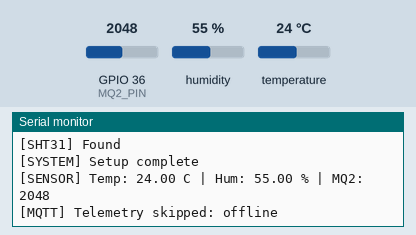
This program was run on a simulated ESP32. Parts: the last lines printed to the serial monitor. The test bench sets the inputs (shaded band); at power-on: humidity 55 %, GPIO 36 (MQ2_PIN) = 2048, temperature 24 °C (analog values on the 0–4095 scale). WiFi joins after 1.5 s; servers stay silent unless stated; random numbers use the default seed unless the program sets one; no MQTT or app messages arrive unless stated.

Above: at 2.8 s.
2.9 s: humidity set to 22 %
At 6.4 s:
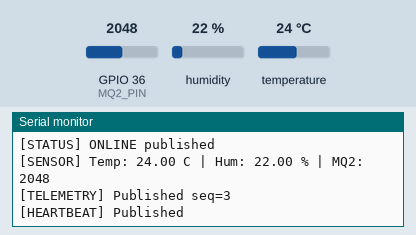
6.5 s: GPIO 36 (MQ2_PIN) set to 2866
8.0 s: temperature set to 12 °C
At 9.2 s:
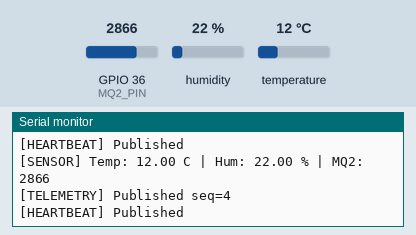
9.5 s: GPIO 36 (MQ2_PIN) set to 3603
At 10.7 s:
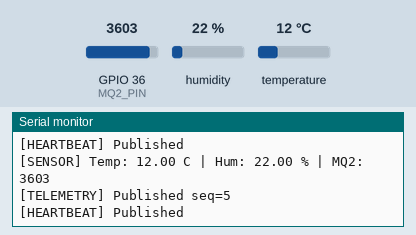
11.0 s: humidity set to 40 %
At 13.2 s:
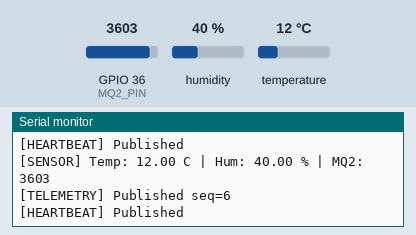
Timing chart, 0 to 13.5 s (numbered marks = the images above; inputs shaded):
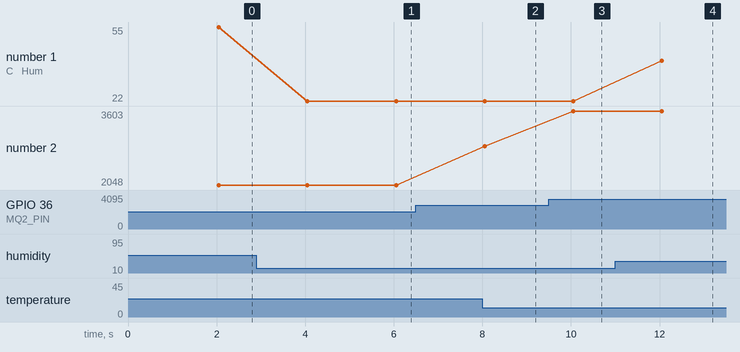

The program:

main.cpp
```cpp
#include <Arduino.h>
#include <Wire.h>
#include <WiFi.h>
#include <MQTT.h>
#include <Adafruit_Sensor.h>
#include <Adafruit_SHT31.h>
#include <node_config.h>

#define SHT31_ADDRESS 0x44
#define SDA_PIN 21
#define SCL_PIN 22
#define MQ2_PIN 36

const unsigned long SENSOR_INTERVAL = 2000;
const unsigned long HEARTBEAT_INTERVAL = 2000;
const unsigned long WIFI_RETRY_INTERVAL = 10000;
const unsigned long MQTT_RETRY_INTERVAL = 5000;
const unsigned long SENSOR_RETRY_INTERVAL = 10000;

Adafruit_SHT31 sht31 = Adafruit_SHT31();

WiFiClient network;
MQTTClient mqtt(512);

unsigned long lastSensorTime = 0;
unsigned long lastHeartbeatTime = 0;
unsigned long lastWiFiTry = 0;
unsigned long lastMQTTTry = 0;
unsigned long lastSensorTry = 0;

uint32_t telemetrySequence = 0;

char bootId[16] = {0};

bool sht31Ready = false;

// ADC average function
const uint8_t MQ2_ADC_SAMPLES = 5;

int readMQ2Average();

int readMQ2Average() {
    uint32_t sum = 0;

    for (uint8_t i = 0; i < MQ2_ADC_SAMPLES; i++) {
        sum += analogRead(MQ2_PIN);
        delay(2);
    }

    return static_cast<int>(sum / MQ2_ADC_SAMPLES);
}
// WIFI CONNECTION
void maintainWiFi() {
  if (WiFi.status() == WL_CONNECTED) {
    return;
  }

  unsigned long now = millis();

  if (now - lastWiFiTry >= WIFI_RETRY_INTERVAL) {
    lastWiFiTry = now;

    Serial.println("[WIFI] Reconnecting...");

    WiFi.disconnect();
    WiFi.begin(WIFI_SSID, WIFI_PASSWORD);
  }
}
// MQTT CONNECTION
void maintainMQTT() {
  if (WiFi.status() != WL_CONNECTED) {
    return;
  }

  if (mqtt.connected()) {
    return;
  }

  unsigned long now = millis();

  if (now - lastMQTTTry < MQTT_RETRY_INTERVAL) {
    return;
  }

  lastMQTTTry = now;

  Serial.println("[MQTT] Connecting...");

  bool connected = false;

  if (strlen(MQTT_USER) > 0) {
    connected = mqtt.connect(
      MQTT_CLIENT_ID,
      MQTT_USER,
      MQTT_PASSWORD
    );
  } else {
    connected = mqtt.connect(MQTT_CLIENT_ID);
  }

  if (connected) {
    Serial.println("[MQTT] Connected!");

    bool published = mqtt.publish(
      MQTT_STATUS_TOPIC,
      "online",
      true,
      1
    );

    if (published) {
      Serial.println("[STATUS] ONLINE published");
    } else {
      Serial.println("[STATUS] Publish failed");
    }
  } else {
    Serial.printf(
      "[MQTT] Connection failed: %d\n",
      (int)mqtt.lastError()
    );
  }
}
// SHT31 SENSOR HEALTH
void maintainSHT31() {
  if (sht31Ready) {
    return;
  }

  unsigned long now = millis();

  if (now - lastSensorTry >= SENSOR_RETRY_INTERVAL) {
    lastSensorTry = now;

    Serial.println("[SHT31] Initializing...");

    sht31Ready = sht31.begin(SHT31_ADDRESS);

    if (sht31Ready) {
      Serial.println("[SHT31] Sensor ready");
    } else {
      Serial.println("[SHT31] Sensor unavailable");
    }
  }
}
// READ AND PUBLISH TELEMETRY
void publishTelemetry() {
  if (!sht31Ready) {
    Serial.println("[SENSOR] SHT31 unavailable");
    return;
  }

  float temperature = sht31.readTemperature();
  float humidity = sht31.readHumidity();

  int mq2Raw = readMQ2Average();

  if (
    !isfinite(temperature) ||
    !isfinite(humidity) ||
    temperature < -40.0f ||
    temperature > 125.0f ||
    humidity < 0.0f ||
    humidity > 100.0f
  ) {
    sht31Ready = false;

    Serial.println("[SENSOR] Invalid SHT31 reading");
    return;
  }

  telemetrySequence++;

  char payload[320];

  int written = snprintf(
    payload,
    sizeof(payload),
    "{"
      "\"node_id\":\"%s\","
      "\"schema_version\":2,"
      "\"boot_id\":\"%s\","
      "\"seq\":%lu,"
      "\"uptime_ms\":%lu,"
      "\"temperature\":%.2f,"
      "\"humidity\":%.2f,"
      "\"mq2_raw\":%d,"
      "\"sensor_status\":\"OK\""
    "}",
    NODE_ID,
    bootId,
    (unsigned long)telemetrySequence,
    (unsigned long)millis(),
    temperature,
    humidity,
    mq2Raw
  );

  if (written < 0 ||
      written >= (int)sizeof(payload)) {
    Serial.println("[MQTT] Telemetry payload too large");
    return;
  }

  Serial.printf(
    "[SENSOR] Temp: %.2f C | Hum: %.2f %% | MQ2: %d\n",
    temperature,
    humidity,
    mq2Raw
  );

  if (!mqtt.connected()) {
    Serial.println("[MQTT] Telemetry skipped: offline");
    return;
  }

  bool published = mqtt.publish(
    MQTT_TELEMETRY_TOPIC,
    payload,
    false,
    0
  );

  if (published) {
    Serial.printf(
      "[TELEMETRY] Published seq=%lu\n",
      (unsigned long)telemetrySequence
    );
  } else {
    Serial.println("[TELEMETRY] Publish failed");
  }
}
// HEARTBEAT
void publishHeartbeat() {
  if (!mqtt.connected()) {
    return;
  }

  char payload[256];

  int written = snprintf(
    payload,
    sizeof(payload),
    "{"
      "\"node_id\":\"%s\","
      "\"uptime_ms\":%lu,"
      "\"wifi_rssi\":%ld,"
      "\"sht31_ok\":%s,"
      "\"mqtt_connected\":true"
    "}",
    NODE_ID,
    (unsigned long)millis(),
    (long)WiFi.RSSI(),
    sht31Ready ? "true" : "false"
  );

  if (written < 0 ||
      written >= (int)sizeof(payload)) {
    Serial.println("[HEARTBEAT] Payload too large");
    return;
  }

  bool published = mqtt.publish(
    MQTT_HEARTBEAT_TOPIC,
    payload,
    false,
    0
  );

  if (published) {
    Serial.println("[HEARTBEAT] Published");
  } else {
    Serial.println("[HEARTBEAT] Publish failed");
  }
}

// SETUP
void setup() {
  Serial.begin(115200);

  Wire.begin(SDA_PIN, SCL_PIN);

  analogReadResolution(12);
  analogSetPinAttenuation(MQ2_PIN, ADC_11db);

  snprintf(
    bootId,
    sizeof(bootId),
    "%08lx",
    (unsigned long)esp_random()
  );

  Serial.println("FIRE SCOUT ESP32 FIRMWARE V2.2");

  sht31Ready = sht31.begin(SHT31_ADDRESS);

  if (sht31Ready) {
    Serial.println("[SHT31] Found");
  } else {
    Serial.println("[SHT31] Not found");
  }

  WiFi.mode(WIFI_STA);
  WiFi.begin(WIFI_SSID, WIFI_PASSWORD);

  lastWiFiTry = millis();
  lastSensorTry = millis();

  mqtt.begin(MQTT_HOST, MQTT_PORT, network);

  mqtt.setKeepAlive(10);

  mqtt.setWill(
    MQTT_STATUS_TOPIC,
    "offline",
    true,
    1
  );

  Serial.println("[SYSTEM] Setup complete");
}
// MAIN LOOP
void loop() {
  maintainWiFi();
  maintainMQTT();
  maintainSHT31();

  if (mqtt.connected()) {
    mqtt.loop();
  }

  unsigned long now = millis();

  if (now - lastSensorTime >= SENSOR_INTERVAL) {
    lastSensorTime = now;
    publishTelemetry();
  }

  if (now - lastHeartbeatTime >= HEARTBEAT_INTERVAL) {
    lastHeartbeatTime = now;
    publishHeartbeat();
  }
}
```

node_config.example.h
```cpp
#pragma once

// Unique node number: "01", "02", "03", ...
#define NODE_NUMBER "01"

#define NODE_ID "firescout_node_" NODE_NUMBER
#define MQTT_CLIENT_ID "firescout-node-" NODE_NUMBER

// WIFI CONFIGURATION
#define WIFI_SSID "YOUR_WIFI_SSID"
#define WIFI_PASSWORD "YOUR_WIFI_PASSWORD"

// MQTT CONFIGURATION
#define MQTT_HOST "YOUR_BROKER_IP"
#define MQTT_PORT 1883

#define MQTT_USER "YOUR_MQTT_USERNAME"
#define MQTT_PASSWORD "YOUR_MQTT_PASSWORD"

// MQTT TOPICS
#define MQTT_TELEMETRY_TOPIC \
    "firescout/nodes/node" NODE_NUMBER "/telemetry"

#define MQTT_STATUS_TOPIC \
    "firescout/nodes/node" NODE_NUMBER "/status"

#define MQTT_HEARTBEAT_TOPIC \
    "firescout/nodes/node" NODE_NUMBER "/heartbeat"
```

Measured:
- after the input at 2.9 s, the serial monitor: prints a new line after 1.2 s (image 1)
- after the input at 8.0 s, the serial monitor: prints a new line after 0.05 s (image 2)
- after the input at 9.5 s, the serial monitor: prints a new line after 0.55 s (image 3)
- after the input at 11.0 s, the serial monitor: prints a new line after 1.1 s (image 4)
- plotted number 1: 55 → 22 after the input at 2.9 s, 22 → 40 after the input at 11.0 s
- plotted number 2: 2866 → 3603 after the input at 9.5 s
